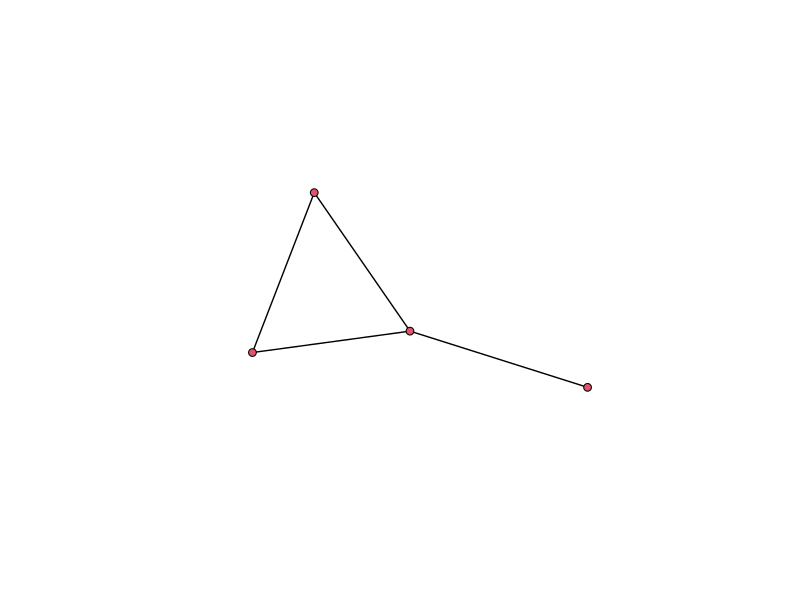

R code for this plot:
## ---- chunk 1
knitr::opts_chunk$set(echo = TRUE)
library(ggplot2)
library(sna)
library(network)
library(checkmate)
## ---- chunk 2
# random graph
set.seed(2)
net <-  rgraph(4, mode = "graph", tprob = 0.5)
net <-  network(net, directed = FALSE, vertex.attrnames = LETTERS[1:4])


plot(net)
## ---- chunk 3
is_connected <- function(adjacency, beginning, end) {
  assertMatrix(adjacency, any.missing = FALSE, mode = "numeric")
  if (nrow(adjacency) != ncol(adjacency)) {
    stop("adjacency must be a square matrix")
  }
  assertInt(beginning, lower = 1, upper = nrow(adjacency))
  assertInt(end, lower = 1, upper = nrow(adjacency))
  if (!all(adjacency == t(adjacency))) {
    stop("matrix is not symmetric")
  }
  visited <- numeric(0)
  current.nodes <- beginning

  # if we hit a node we've seen before, then we quit and give up
  while (length(current.nodes)) {
    if (end %in% current.nodes) {
      # we can reach the 'end' from here
      # --> beginning and end are connected
      return(TRUE)
    }
    visited <- c(visited, current.nodes)
    current.nodes <- which(apply(adjacency[current.nodes, , drop = FALSE], 2, sum) > 0)
    # choose a node that was not visited before
    current.nodes <- setdiff(current.nodes, visited)
  }
  FALSE
}
## ---- chunk 4
is_connected(matrix(c(0,1,0,0,1,0,1,1,0,1,0,1,0,1,1,0), nrow = 4), 1, 4)
